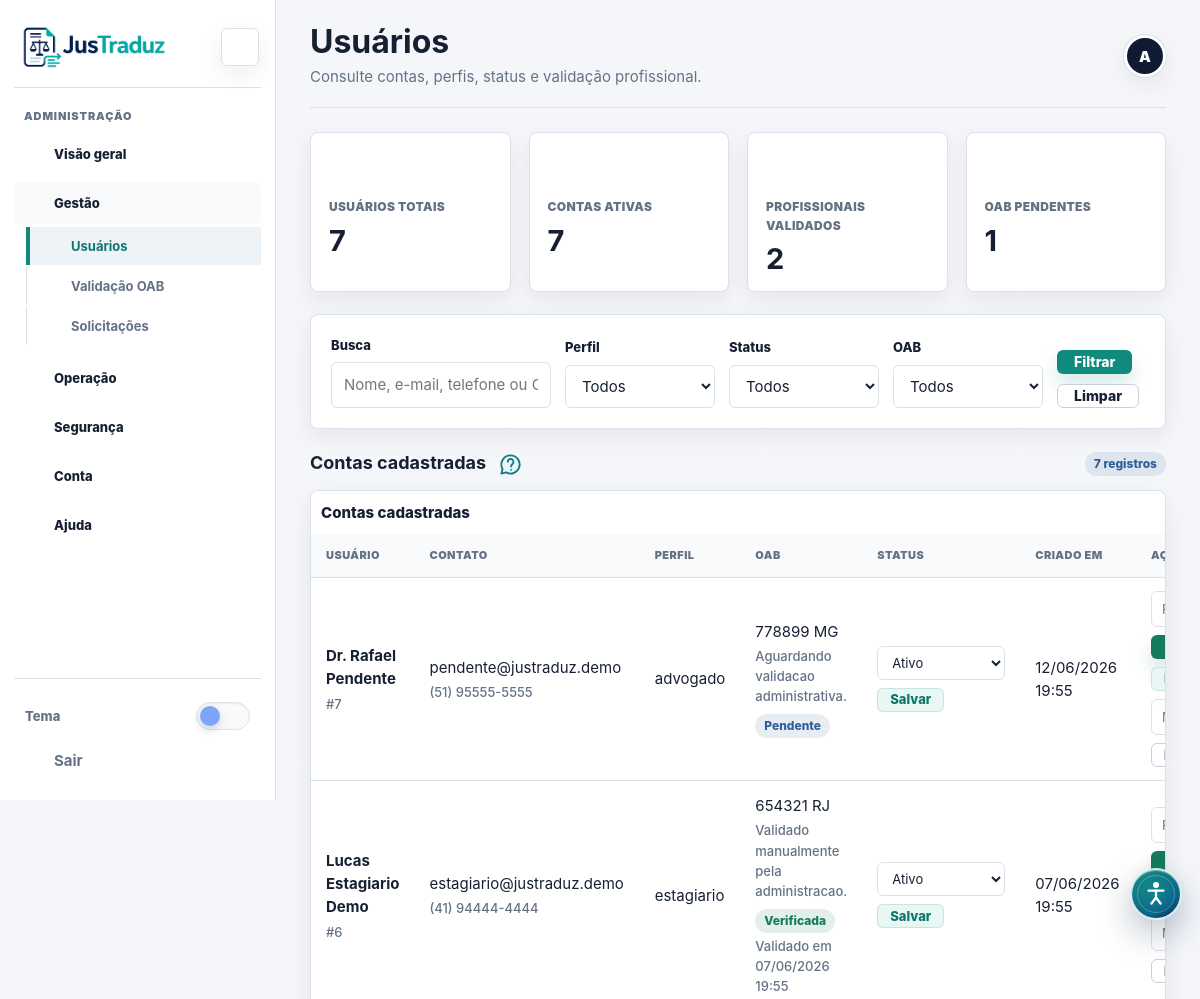
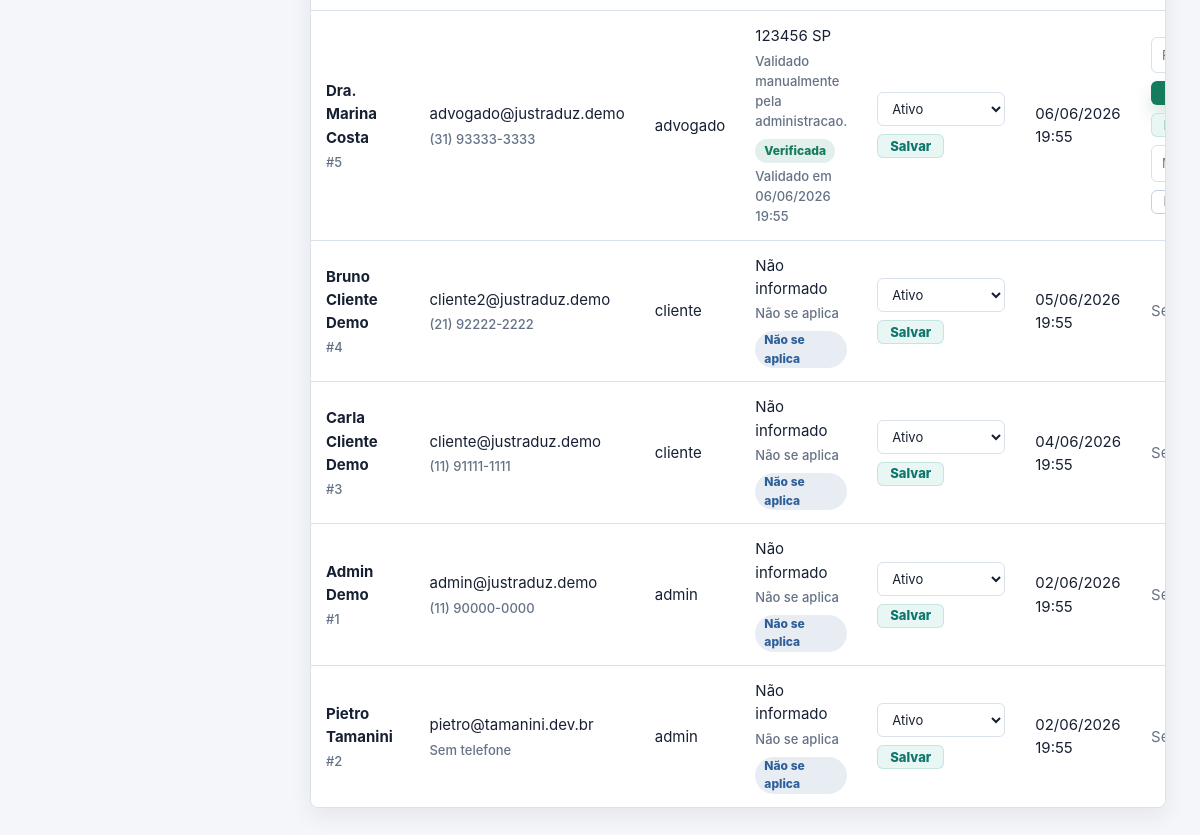
Screenshot of /frontend/admin/usuarios.php (signed in) with the database file from the repository (2 pictures, top to bottom).
### tables this page shows
CREATE TABLE IF NOT EXISTS users (
    id INT AUTO_INCREMENT PRIMARY KEY,
    nome VARCHAR(100) NOT NULL,
    email VARCHAR(100) UNIQUE NOT NULL,
    senha VARCHAR(255) NOT NULL,
    tipo ENUM('cliente', 'advogado', 'estagiario', 'admin') NOT NULL,
    
    oab VARCHAR(20),
    oab_uf VARCHAR(10),
    oab_status VARCHAR(50),
    oab_rejection_reason TEXT NULL,
    oab_submitted_at DATETIME NULL,
    oab_validated_at DATETIME NULL,
    oab_validated_by INT NULL,
    oab_parametro TEXT,
    oab_verificado BOOLEAN DEFAULT FALSE,

     
    oab_tipo VARCHAR(50),
    status_cna ENUM('pendente', 'verificado', 'invalido', 'nao_encontrado') DEFAULT 'pendente',
    cna_validado_em DATETIME NULL,
    cna_origem VARCHAR(50) NULL,
    cna_payload_cache TEXT NULL,
    cna_ultimo_erro TEXT NULL,
    cna_tentativas INT DEFAULT 0,
    
    telefone VARCHAR(25),
    cpf VARCHAR(14),
    foto_perfil VARCHAR(255),
    google_sub VARCHAR(255) UNIQUE,
    google_picture VARCHAR(255),
    google_linked_at DATETIME NULL,
    provider VARCHAR(30) NULL,
    profile_completed BOOLEAN DEFAULT TRUE,
    email_verified_at DATETIME NULL,
    status ENUM('ativo','inativo') DEFAULT 'ativo',
    created_at TIMESTAMP DEFAULT CURRENT_TIMESTAMP,
    updated_at DATETIME NULL DEFAULT NULL ON UPDATE CURRENT_TIMESTAMP,
    INDEX idx_users_tipo_status (tipo, status),
    INDEX idx_users_oab_status (oab_status),
    INDEX idx_users_provider (provider),
    INDEX idx_users_google_sub (google_sub),
    FOREIGN KEY (oab_validated_by) REFERENCES users(id) ON DELETE SET NULL
) DEFAULT CHARSET=utf8mb4;

### frontend/admin/usuarios.php (called while the page is built)
<?php
require dirname(__DIR__) . '/pages/admin/usuarios.php';

### frontend/app/support/database.php (called while the page is built, shortened)
<?php
function count_query(PDO $pdo, string $sql, array $params = []): int
{
    $stmt = $pdo->prepare($sql);
    $stmt->execute($params);
    return (int) $stmt->fetchColumn();
}
function fetch_all(PDO $pdo, string $sql, array $params = []): array
{
    $stmt = $pdo->prepare($sql);
    $stmt->execute($params);
    return $stmt->fetchAll();
}

### frontend/app/support/session.php (called while the page is built, shortened)
<?php
function is_logged_in(): bool
{
    return isset($_SESSION['logado']) && $_SESSION['logado'] === true;
}
function current_user_id(): int
{
    return (int) ($_SESSION['id'] ?? 0);
}

### frontend/app/support/http.php (called while the page is built, shortened)
<?php
function e(?string $value): string
{
    return htmlspecialchars((string) $value, ENT_QUOTES, 'UTF-8');
}

### backend/app/config/app.php (called while the page is built, shortened)
<?php
function app_base_path(): string
{
    static $basePath = null;
    if ($basePath !== null) {
        return $basePath;
    }
    $override = getenv('APP_BASE_PATH');
    if ($override !== false) {
        $basePath = rtrim('/' . trim((string) $override, '/'), '/');
        return $basePath === '/' ? '' : $basePath;
    }
    $basePath = '';
    return $basePath;
}
function app_url(string $path = ''): string
{
    $path = '/' . ltrim($path, '/');
    return app_base_path() . ($path === '/' ? '' : $path);
}

### frontend/pages/admin/usuarios.php (the view, shortened to what this page needs)
<?php
require_once dirname(__DIR__, 2) . '/app/bootstrap.php';
function admin_oab_label(array $user): string
{
    if (!in_array($user['tipo'], ['advogado', 'estagiario'], true)) {
        return 'Não se aplica';
    }
    if ((int) ($user['oab_verificado'] ?? 0) === 1) {
        return 'Verificada';
    }
    $status = (string) ($user['status_cna'] ?? 'pendente');
    return match ($status) {
        'invalido' => 'Inválida',
        'nao_encontrado' => 'Não encontrada',
        'verificado' => 'Verificada',
        default => 'Pendente',
    };
}
function admin_oab_badge_class(array $user): string
{
    if (!in_array($user['tipo'], ['advogado', 'estagiario'], true)) {
        return 'badge-info';
    }
    if ((int) ($user['oab_verificado'] ?? 0) === 1 || ($user['status_cna'] ?? '') === 'verificado') {
        return 'badge-success';
    }
    return 'badge-info';
}
$q = trim((string) ($_GET['q'] ?? ''));
$params = [];
$sql = 'SELECT id, nome, email, tipo, telefone, oab, oab_uf, oab_status, oab_verificado, status_cna, cna_validado_em, cna_origem, cna_ultimo_erro, status, created_at FROM users';
$sql .= ' ORDER BY created_at DESC';
$users = fetch_all($pdo, $sql, $params);
$userTotal = count_query($pdo, 'SELECT COUNT(*) FROM users');
$activeTotal = count_query($pdo, "SELECT COUNT(*) FROM users WHERE status = 'ativo'");
$verifiedProfessionalTotal = count_query($pdo, "SELECT COUNT(*) FROM users WHERE tipo IN ('advogado', 'estagiario') AND oab_verificado = TRUE");
$pendingProfessionalTotal = count_query(
    $pdo,
    "SELECT COUNT(*) FROM users
     WHERE tipo IN ('advogado', 'estagiario')
       AND oab_verificado = FALSE
       AND COALESCE(status_cna, 'pendente') = 'pendente'
       AND COALESCE(oab, '') <> ''
       AND COALESCE(oab_uf, '') <> ''"
);
?>
<!DOCTYPE html>
<html lang="pt-BR">
<head>
  <link rel="stylesheet" href="../assets/css/style.css?v=sidebar-open-button-1">
</head>
<body>
  <div class="app-shell admin-shell">
    <main class="app-main">
      <?php render_topbar('Usuários', 'Consulte contas, perfis, status e validação profissional.', current_user_name()); ?>
      <section class="grid grid-4">
        <?= stat_card('Usuários totais', $userTotal, 'users') ?>
        <?= stat_card('Contas ativas', $activeTotal, 'check') ?>
        <?= stat_card('Profissionais validados', $verifiedProfessionalTotal, 'shield') ?>
        <?= stat_card('OAB pendentes', $pendingProfessionalTotal, 'help') ?>
      </section>
      <form class="card admin-filter admin-filter-wide" method="get">
        <div class="field">
          <label for="q">Busca</label>
          <input class="input" id="q" name="q" value="<?= e($q) ?>" placeholder="Nome, e-mail, telefone ou OAB">
        </div>
        <div class="field">
          <label for="tipo">Perfil</label>
          <select class="select" id="tipo" name="tipo">
            <option value="">Todos</option>
          </select>
        </div>
        <div class="field">
          <label for="status">Status</label>
          <select class="select" id="status" name="status">
            <option value="">Todos</option>
          </select>
        </div>
        <div class="field">
          <label for="oab">OAB</label>
          <select class="select" id="oab" name="oab">
            <option value="">Todos</option>
          </select>
        </div>
        <div class="form-actions">
          <button class="btn btn-primary" type="submit">Filtrar</button>
          <a class="btn btn-outline" href="usuarios.php">Limpar</a>
        </div>
      </form>
      <section class="dash-section">
        <div class="dash-section-title">
          <h2>Contas cadastradas</h2>
          <span class="badge badge-info"><?= e((string) count($users)) ?> registros</span>
        </div>
        <?php if (!$users): ?>
          <?= empty_state('Nenhum usuário encontrado para os filtros selecionados.') ?>
        <?php else: ?>
          <div class="table-wrap">
            <table class="table admin-users-table">
              <thead><tr><th>Usuário</th><th>Contato</th><th>Perfil</th><th>OAB</th><th>Status</th><th>Criado em</th><th>Ações</th></tr></thead>
              <tbody>
                <?php foreach ($users as $user): ?>
                  <?php $isProfessional = in_array($user['tipo'], ['advogado', 'estagiario'], true); ?>
                  <tr>
                    <td><strong><?= e($user['nome']) ?></strong><span class="table-subtext">#<?= (int) $user['id'] ?></span></td>
                    <td><?= e($user['email']) ?><span class="table-subtext"><?= e($user['telefone'] ?: 'Sem telefone') ?></span></td>
                    <td><?= e($user['tipo']) ?></td>
                    <td>
                      <?= e(trim(($user['oab'] ?? '') . ' ' . ($user['oab_uf'] ?? '')) ?: 'Não informado') ?>
                      <span class="table-subtext"><?= e($user['oab_status'] ?: admin_oab_label($user)) ?></span>
                      <span class="badge <?= e(admin_oab_badge_class($user)) ?> mt-8"><?= e(admin_oab_label($user)) ?></span>
                      <?php if (!empty($user['cna_validado_em'])): ?>
                        <span class="table-subtext">Validado em <?= e(date('d/m/Y H:i', strtotime($user['cna_validado_em']))) ?></span>
                      <?php endif; ?>
                    </td>
                    <td>
                      <form class="action-form action-form-stack" action="<?= e(app_url('/backend/public/index.php?rota=/admin/users/status')) ?>" method="post">
                        <select class="select select-sm" name="status" aria-label="Status de <?= e($user['nome']) ?>">
                          <option value="ativo" <?= $user['status'] === 'ativo' ? 'selected' : '' ?>>Ativo</option>
                        </select>
                        <button class="btn btn-soft btn-sm" type="submit">Salvar</button>
                      </form>
                    </td>
                    <td><?= e(date('d/m/Y H:i', strtotime($user['created_at']))) ?></td>
                    <td>
                      <?php if (!$isProfessional): ?>
                        <span class="text-muted">Sem ação OAB</span>
                      <?php else: ?>
                        <div class="stacked-actions">
                          <form class="action-form" action="<?= e(app_url('/backend/public/index.php?rota=/admin/professionals/oab')) ?>" method="post">
                            <input class="input admin-reason-input" name="justificativa" placeholder="Fonte da validação" required>
                            <button class="btn btn-success btn-sm" type="submit"><?= icon_svg('check') ?> Aprovar</button>
                          </form>
                          <form class="action-form" action="<?= e(app_url('/backend/public/index.php?rota=/admin/professionals/oab')) ?>" method="post">
                            <button class="btn btn-soft btn-sm" type="submit">Revisar</button>
                          </form>
                          <form class="action-form action-form-stack" action="<?= e(app_url('/backend/public/index.php?rota=/admin/professionals/oab')) ?>" method="post" onsubmit="return confirm('Reprovar está OAB vai excluir a conta do profissional. Continuar?');">
                            <input class="input admin-reason-input" name="justificativa" placeholder="Motivo da reprovação" required>
                            <button class="btn btn-outline btn-sm" type="submit">Excluir por OAB inválida</button>
                          </form>
                        </div>
                      <?php endif; ?>
                    </td>
                  </tr>
                <?php endforeach; ?>
              </tbody>
            </table>
          </div>
        <?php endif; ?>
      </section>
    </main>
  </div>
</body>
</html>

### frontend/assets/css/base.css (style rules this page uses)
:root { --navy: #172033; --navy-2: #24324a; --teal: #118a7e; --teal-2: #0f766d; --mint: #e8f6f4; --bg: #f4f6f9; --surface: #ffffff; --surface-2: #f8fafc; --surface-3: #eef3f8; --line: #d9e1ea; --line-strong: #c6d1dd; --text: #172033; --muted: #657286; --danger: #c2413a; --warning: #a86716; --success: #147b5d; --info: #2f5f98; --shadow: 0 22px 48px rgba(23, 32, 51, .12); --shadow-sm: 0 8px 22px rgba(23, 32, 51, .07); --avatar-bg: #0f1b33; --avatar-text: #ffffff; --avatar-ring: #ffffff; --radius: 8px; --radius-sm: 6px; --font: "Inter", "Segoe UI", Roboto, Arial, sans-serif; }
* { box-sizing: border-box; }
html { scroll-behavior: smooth; }
body { margin: 0; min-height: 100vh; background: var(--bg); color: var(--text); font-family: var(--font); font-size: 15px; line-height: 1.55; text-rendering: optimizeLegibility; }
a { color: inherit; text-decoration: none; }
button, input, select, textarea { font: inherit; }
button { cursor: pointer; }
.btn { display: inline-flex; align-items: center; justify-content: center; min-height: 40px; padding: 0 18px; border-radius: var(--radius-sm); border: 1px solid transparent; font-size: 14px; font-weight: 700; transition: transform .2s ease, box-shadow .2s ease, background-color .2s ease, border-color .2s ease, color .2s ease; }
.btn-sm { min-height: 34px; padding: 0 14px; font-size: 13px; }
.btn-primary { background: var(--teal); color: #fff; border-color: var(--teal); box-shadow: 0 10px 22px rgba(17, 138, 126, .18); }
.btn-outline { background: var(--surface); color: var(--navy); border-color: var(--line-strong); }
.badge { display: inline-flex; align-items: center; border-radius: 999px; padding: 5px 10px; font-size: 12px; font-weight: 800; }
.badge-success { background: rgba(20, 123, 93, .11); color: var(--success); }
.grid { display: grid; gap: 18px; isolation: isolate; }
.grid-4 { grid-template-columns: repeat(4, 1fr); }
.card { background: var(--surface); border: 1px solid var(--line); border-radius: 12px; padding: 22px; box-shadow: 0 1px 0 rgba(23, 32, 51, .02); }
.form-actions { display: flex; }

### frontend/assets/css/layout.css (style rules this page uses)
.grid { display: grid; gap: 18px; }
.grid-4 { grid-template-columns: repeat(4, minmax(0, 1fr)); }

### frontend/assets/css/dashboard.css (style rules this page uses)
.app-shell { --sidebar-width: 276px; --sidebar-collapsed-width: 78px; display: grid; grid-template-columns: var(--sidebar-width) minmax(0, 1fr); min-height: 100vh; background: linear-gradient(180deg, color-mix(in srgb, var(--bg) 92%, transparent), var(--bg)), var(--bg); }
.app-shell.sidebar-ready { transition: grid-template-columns .24s cubic-bezier(.2, .8, .2, 1); }
.app-main { min-width: 0; max-width: 1480px; width: 100%; margin: 0 auto; padding: 28px 34px 44px; }
.dash-section { margin-top: 22px; }
.dash-section-title { display: flex; justify-content: space-between; align-items: center; gap: 14px; margin-bottom: 12px; }
.dash-section-title h2 { margin: 0; color: var(--navy); font-size: 18px; line-height: 1.25; }
.review-actions, .stacked-actions { display: flex; align-items: center; gap: 8px; flex-wrap: wrap; }
.admin-filter { display: grid; grid-template-columns: minmax(180px, 260px) minmax(180px, 260px) auto; align-items: end; gap: 14px; margin-top: 22px; }
.admin-filter-wide, .admin-filter-documents, .admin-filter-requests { grid-template-columns: minmax(220px, 1.2fr) repeat(3, minmax(150px, .7fr)) auto; }
.action-form-stack { align-items: flex-start; flex-direction: column; }
.admin-reason-input { min-width: 190px; min-height: 34px; padding: 7px 10px; font-size: 13px; }
.table td strong { display: block; color: var(--navy); }
.table-subtext, .compact-table td span:not(.badge) { display: block; margin-top: 3px; color: var(--muted); font-size: 13px; font-weight: 500; }

### frontend/assets/css/accessibility.css (style rules this page uses)
:root { --floating-a11y-size: 52px; --floating-a11y-gap: 12px; --floating-a11y-right: 18px; }
button, .btn, input[type="checkbox"], input[type="radio"], .social-icon, .help-dot { min-width: 24px; min-height: 24px; }

### rows the page displays
users: nome "Dr. Rafael Pendente", id "7", email "pendente@justraduz.demo", telefone "(51) 95555-5555", tipo "advogado", oab+oab_uf "778899 MG", oab_status "Aguardando validacao administrativa.", status_cna "Pendente", status "Ativo", created_at "12/06/2026 19:55"
users: nome "Lucas Estagiario Demo", id "6", email "estagiario@justraduz.demo", telefone "(41) 94444-4444", tipo "estagiario", oab+oab_uf "654321 RJ", oab_status "Validado manualmente pela administracao.", oab_verificado "Verificada", cna_validado_em "07/06/2026 19:55", status "Ativo", created_at "07/06/2026 19:55"
users: nome "Dra. Marina Costa", id "5", email "advogado@justraduz.demo", telefone "(31) 93333-3333", tipo "advogado", oab+oab_uf "123456 SP", oab_status "Validado manualmente pela administracao.", oab_verificado "Verificada", cna_validado_em "06/06/2026 19:55", status "Ativo", created_at "06/06/2026 19:55"
users: nome "Bruno Cliente Demo", id "4", email "cliente2@justraduz.demo", telefone "(21) 92222-2222", tipo "cliente", oab+oab_uf "Não informado", oab_status+tipo "Não se aplica", tipo "Não se aplica", status "Ativo", created_at "05/06/2026 19:55", shows "Sem ação OAB"
users: nome "Carla Cliente Demo", id "3", email "cliente@justraduz.demo", telefone "(11) 91111-1111", tipo "cliente", oab+oab_uf "Não informado", oab_status+tipo "Não se aplica", tipo "Não se aplica", status "Ativo", created_at "04/06/2026 19:55", shows "Sem ação OAB"
users: nome "Admin Demo", id "1", email "admin@justraduz.demo", telefone "(11) 90000-0000", tipo "admin", oab+oab_uf "Não informado", oab_status+tipo "Não se aplica", tipo "Não se aplica", status "Ativo", created_at "02/06/2026 19:55", shows "Sem ação OAB"
users: nome "Pietro Tamanini", id "2", email "pietro@tamanini.dev.br", telefone "Sem telefone", tipo "admin", oab+oab_uf "Não informado", oab_status+tipo "Não se aplica", tipo "Não se aplica", status "Ativo", created_at "02/06/2026 19:55", shows "Sem ação OAB"

### other values shown
$label "ADMINISTRAÇÃO"
$module['label'] "Visão geral"
$module['label'] "Gestão"
$item['label'] "Usuários"
$item['label'] "Validação OAB"
$item['label'] "Solicitações"
$module['label'] "Operação"
$module['label'] "Segurança"
$module['label'] "Conta"
$title "Usuários"
$subtitle "Consulte contas, perfis, status e validação profissional."
$initial "A"
$label "USUÁRIOS TOTAIS CONTAS ATIVAS PROFISSIONAIS VALIDADOS OAB PENDENTES"
$value "7 7 2 1"
count($users) "7"
